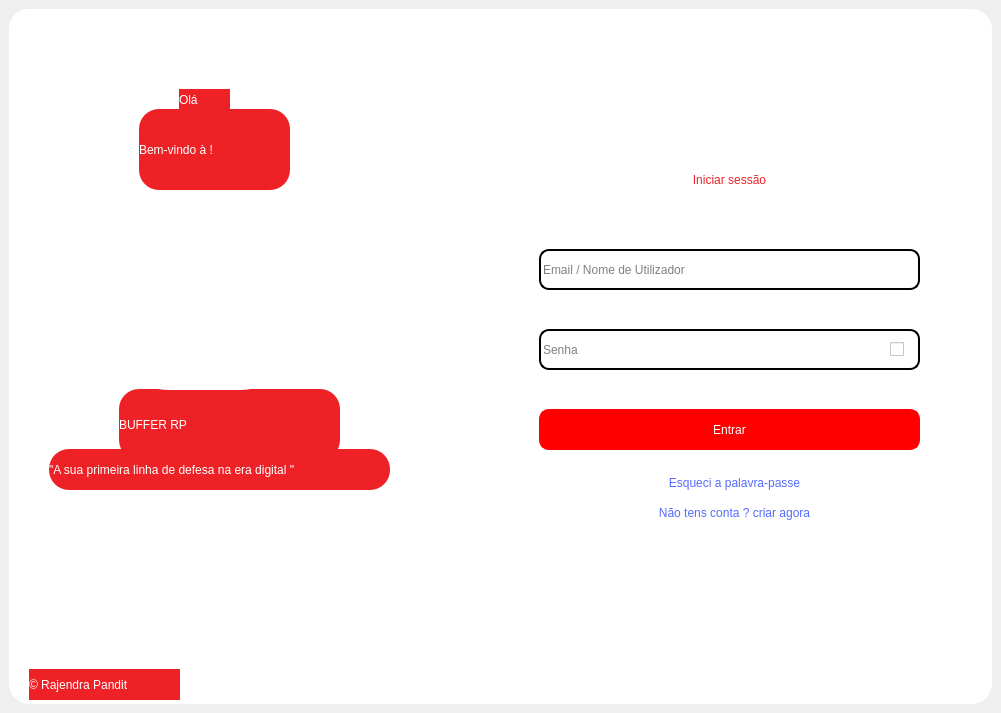
<?xml version="1.0" encoding="UTF-8"?>
<ui version="4.0">
 <class>Login_Screen</class>
 <widget class="QMainWindow" name="Login_Screen">
  <property name="geometry">
   <rect>
    <x>0</x>
    <y>0</y>
    <width>1001</width>
    <height>713</height>
   </rect>
  </property>
  <property name="minimumSize">
   <size>
    <width>1001</width>
    <height>713</height>
   </size>
  </property>
  <property name="maximumSize">
   <size>
    <width>1001</width>
    <height>713</height>
   </size>
  </property>
  <property name="windowTitle">
   <string>Iniciar sessão</string>
  </property>
  <property name="windowIcon">
   <iconset>
    <normaloff>Logo.png</normaloff>Logo.png</iconset>
  </property>
  <widget class="QWidget" name="centralwidget">
   <layout class="QHBoxLayout" name="horizontalLayout_2">
    <item>
     <widget class="QFrame" name="frame">
      <property name="styleSheet">
       <string notr="true">background-color:white;
border-style:none;
border-radius:20px;</string>
      </property>
      <property name="frameShape">
       <enum>QFrame::StyledPanel</enum>
      </property>
      <property name="frameShadow">
       <enum>QFrame::Raised</enum>
      </property>
      <widget class="QFrame" name="frame_2">
       <property name="geometry">
        <rect>
         <x>0</x>
         <y>0</y>
         <width>491</width>
         <height>691</height>
        </rect>
       </property>
       <property name="frameShape">
        <enum>QFrame::StyledPanel</enum>
       </property>
       <property name="frameShadow">
        <enum>QFrame::Raised</enum>
       </property>
       <widget class="QLabel" name="label">
        <property name="geometry">
         <rect>
          <x>0</x>
          <y>0</y>
          <width>491</width>
          <height>691</height>
         </rect>
        </property>
        <property name="styleSheet">
         <string notr="true">border-radius:20px;</string>
        </property>
        <property name="text">
         <string/>
        </property>
        <property name="pixmap">
         <pixmap resource="../Signup_Screen.qrc">:/Image/RedBanner.png</pixmap>
        </property>
        <property name="scaledContents">
         <bool>true</bool>
        </property>
       </widget>
       <widget class="QFrame" name="frame_3">
        <property name="geometry">
         <rect>
          <x>100</x>
          <y>210</y>
          <width>191</width>
          <height>171</height>
         </rect>
        </property>
        <property name="styleSheet">
         <string notr="true">border-radius:60px;</string>
        </property>
        <property name="frameShape">
         <enum>QFrame::StyledPanel</enum>
        </property>
        <property name="frameShadow">
         <enum>QFrame::Raised</enum>
        </property>
        <widget class="QLabel" name="label_2">
         <property name="geometry">
          <rect>
           <x>20</x>
           <y>20</y>
           <width>151</width>
           <height>121</height>
          </rect>
         </property>
         <property name="text">
          <string/>
         </property>
         <property name="pixmap">
          <pixmap resource="../Signup_Screen.qrc">:/Image/Logo.png</pixmap>
         </property>
         <property name="scaledContents">
          <bool>true</bool>
         </property>
        </widget>
       </widget>
       <widget class="QLabel" name="label_3">
        <property name="geometry">
         <rect>
          <x>110</x>
          <y>380</y>
          <width>221</width>
          <height>71</height>
         </rect>
        </property>
        <property name="styleSheet">
         <string notr="true">background-color: #ED2126;
color:white;
font: 87 17pt &quot;Arial Black&quot;;</string>
        </property>
        <property name="text">
         <string>BUFFER RP</string>
        </property>
       </widget>
       <widget class="QLabel" name="label_4">
        <property name="geometry">
         <rect>
          <x>170</x>
          <y>80</y>
          <width>51</width>
          <height>21</height>
         </rect>
        </property>
        <property name="styleSheet">
         <string notr="true">background-color: #ED2126;
color:white;
font: 87 15pt &quot;Arial &quot;;</string>
        </property>
        <property name="text">
         <string>Olá</string>
        </property>
       </widget>
       <widget class="QLabel" name="label_5">
        <property name="geometry">
         <rect>
          <x>130</x>
          <y>100</y>
          <width>151</width>
          <height>81</height>
         </rect>
        </property>
        <property name="styleSheet">
         <string notr="true">background-color: #ED2126;
color:white;
font: 87 15pt &quot;Arial Black&quot;;</string>
        </property>
        <property name="text">
         <string>Bem-vindo à !</string>
        </property>
       </widget>
       <widget class="QLabel" name="label_6">
        <property name="geometry">
         <rect>
          <x>20</x>
          <y>660</y>
          <width>151</width>
          <height>31</height>
         </rect>
        </property>
        <property name="styleSheet">
         <string notr="true">background-color: #ED2126;
color:white;
font: 87 10pt &quot;Arial &quot;;</string>
        </property>
        <property name="text">
         <string>© Rajendra Pandit</string>
        </property>
       </widget>
       <widget class="QLabel" name="label_8">
        <property name="geometry">
         <rect>
          <x>40</x>
          <y>440</y>
          <width>341</width>
          <height>41</height>
         </rect>
        </property>
        <property name="styleSheet">
         <string notr="true">background-color: #ED2126;
color:white;
font: 87 10pt &quot;Arial &quot;;</string>
        </property>
        <property name="text">
         <string>&quot;A sua primeira linha de defesa na era digital &quot;</string>
        </property>
       </widget>
       <zorder>label</zorder>
       <zorder>label_3</zorder>
       <zorder>frame_3</zorder>
       <zorder>label_5</zorder>
       <zorder>label_4</zorder>
       <zorder>label_6</zorder>
       <zorder>label_8</zorder>
      </widget>
      <widget class="QLabel" name="label_7">
       <property name="geometry">
        <rect>
         <x>530</x>
         <y>140</y>
         <width>381</width>
         <height>61</height>
        </rect>
       </property>
       <property name="styleSheet">
        <string notr="true">
color:#ED2126;
font: 87 18pt &quot;Arial Black&quot;;</string>
       </property>
       <property name="text">
        <string>Iniciar sessão</string>
       </property>
       <property name="alignment">
        <set>Qt::AlignCenter</set>
       </property>
      </widget>
      <widget class="QLineEdit" name="username">
       <property name="geometry">
        <rect>
         <x>530</x>
         <y>240</y>
         <width>381</width>
         <height>41</height>
        </rect>
       </property>
       <property name="styleSheet">
        <string notr="true">QLineEdit{
border:2px solid rgb(0, 0, 0);
border-radius:10px;
	font: 11pt &quot;Arial&quot;;

}</string>
       </property>
       <property name="text">
        <string/>
       </property>
       <property name="placeholderText">
        <string>Email / Nome de Utilizador</string>
       </property>
      </widget>
      <widget class="QLineEdit" name="password">
       <property name="geometry">
        <rect>
         <x>530</x>
         <y>320</y>
         <width>381</width>
         <height>41</height>
        </rect>
       </property>
       <property name="styleSheet">
        <string notr="true">QLineEdit{
border:2px solid rgb(0, 0, 0);
border-radius:10px;
	font: 11pt &quot;Arial&quot;;

}</string>
       </property>
       <property name="echoMode">
        <enum>QLineEdit::Password</enum>
       </property>
       <property name="placeholderText">
        <string>Senha</string>
       </property>
      </widget>
      <widget class="QPushButton" name="login_button">
       <property name="geometry">
        <rect>
         <x>530</x>
         <y>400</y>
         <width>381</width>
         <height>41</height>
        </rect>
       </property>
       <property name="autoFillBackground">
        <bool>false</bool>
       </property>
       <property name="styleSheet">
        <string notr="true">QPushButton{
background-color: rgb(255, 0, 0);
color:rgb(255, 255, 255);
font: 87 15pt &quot;Arial Black&quot;;
border:2px solid  rgb(255, 0, 0);
border-radius:10px;
}
QPushButton:hover{
	background-color: rgb(184, 0, 0);
	color: rgb(255, 255, 255);
}
QPushButton:pressed{
	background-color: rgb(0, 0, 0);
	color: rgb(255, 255, 255);
}</string>
       </property>
       <property name="text">
        <string>Entrar</string>
       </property>
       <property name="checkable">
        <bool>false</bool>
       </property>
       <property name="flat">
        <bool>false</bool>
       </property>
      </widget>
      <widget class="QPushButton" name="signup">
       <property name="geometry">
        <rect>
         <x>540</x>
         <y>490</y>
         <width>371</width>
         <height>28</height>
        </rect>
       </property>
       <property name="styleSheet">
        <string notr="true">QPushButton{
color:rgb(84, 107, 255);
	font: 87 10pt &quot;Arial Black&quot;;
}

QPushButton:hover{
	color:rgb(184, 0, 0);
}
QPushButton:pressed{
	color: rgb(0, 0, 0);
}</string>
       </property>
       <property name="text">
        <string>Não tens conta ? criar agora</string>
       </property>
      </widget>
      <widget class="QCheckBox" name="show_password">
       <property name="geometry">
        <rect>
         <x>881</x>
         <y>330</y>
         <width>21</width>
         <height>20</height>
        </rect>
       </property>
       <property name="text">
        <string/>
       </property>
      </widget>
      <widget class="QPushButton" name="button_forgot">
       <property name="geometry">
        <rect>
         <x>540</x>
         <y>460</y>
         <width>371</width>
         <height>28</height>
        </rect>
       </property>
       <property name="styleSheet">
        <string notr="true">QPushButton{
color:rgb(84, 107, 255);
	font: 87 10pt &quot;Arial Black&quot;;
}

QPushButton:hover{
	color:rgb(184, 0, 0);
}
QPushButton:pressed{
	color: rgb(0, 0, 0);
}
</string>
       </property>
       <property name="text">
        <string>Esqueci a palavra-passe</string>
       </property>
      </widget>
     </widget>
    </item>
   </layout>
  </widget>
 </widget>
 <resources>
  <include location="../Signup_Screen.qrc"/>
 </resources>
 <connections/>
</ui>
